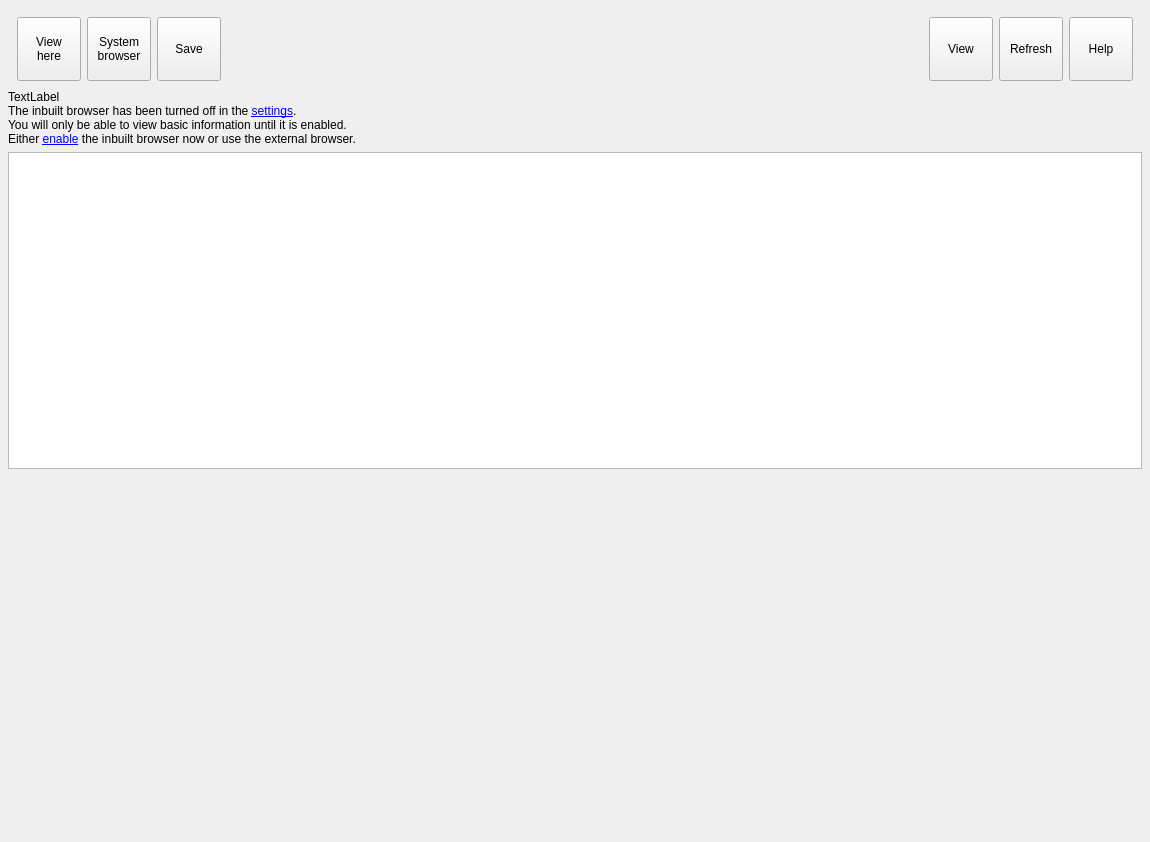
<?xml version="1.0" encoding="UTF-8"?>
<ui version="4.0">
 <class>Dialog</class>
 <widget class="QDialog" name="Dialog">
  <property name="geometry">
   <rect>
    <x>0</x>
    <y>0</y>
    <width>1150</width>
    <height>842</height>
   </rect>
  </property>
  <property name="windowTitle">
   <string>Dialog</string>
  </property>
  <layout class="QVBoxLayout" name="verticalLayout">
   <property name="spacing">
    <number>0</number>
   </property>
   <property name="leftMargin">
    <number>8</number>
   </property>
   <property name="topMargin">
    <number>8</number>
   </property>
   <property name="rightMargin">
    <number>8</number>
   </property>
   <property name="bottomMargin">
    <number>8</number>
   </property>
   <item>
    <widget class="QFrame" name="FRA_TOOLBAR">
     <layout class="QHBoxLayout" name="horizontalLayout">
      <item>
       <widget class="QToolButton" name="BTN_BROWSE_HERE">
        <property name="minimumSize">
         <size>
          <width>64</width>
          <height>64</height>
         </size>
        </property>
        <property name="maximumSize">
         <size>
          <width>64</width>
          <height>64</height>
         </size>
        </property>
        <property name="text">
         <string>View
here</string>
        </property>
        <property name="icon">
         <iconset resource="../resources/resources.qrc">
          <normaloff>:/groot/internal.svg</normaloff>:/groot/internal.svg</iconset>
        </property>
        <property name="iconSize">
         <size>
          <width>32</width>
          <height>32</height>
         </size>
        </property>
        <property name="toolButtonStyle">
         <enum>Qt::ToolButtonTextUnderIcon</enum>
        </property>
       </widget>
      </item>
      <item>
       <widget class="QToolButton" name="BTN_SYSTEM_BROWSER">
        <property name="minimumSize">
         <size>
          <width>64</width>
          <height>64</height>
         </size>
        </property>
        <property name="maximumSize">
         <size>
          <width>64</width>
          <height>64</height>
         </size>
        </property>
        <property name="text">
         <string>System
browser</string>
        </property>
        <property name="icon">
         <iconset resource="../resources/resources.qrc">
          <normaloff>:/groot/external.svg</normaloff>:/groot/external.svg</iconset>
        </property>
        <property name="iconSize">
         <size>
          <width>32</width>
          <height>32</height>
         </size>
        </property>
        <property name="toolButtonStyle">
         <enum>Qt::ToolButtonTextUnderIcon</enum>
        </property>
       </widget>
      </item>
      <item>
       <widget class="QToolButton" name="BTN_SAVE_TO_FILE">
        <property name="minimumSize">
         <size>
          <width>64</width>
          <height>64</height>
         </size>
        </property>
        <property name="maximumSize">
         <size>
          <width>64</width>
          <height>64</height>
         </size>
        </property>
        <property name="text">
         <string>Save</string>
        </property>
        <property name="icon">
         <iconset resource="../resources/resources.qrc">
          <normaloff>:/groot/save.svg</normaloff>:/groot/save.svg</iconset>
        </property>
        <property name="iconSize">
         <size>
          <width>32</width>
          <height>32</height>
         </size>
        </property>
        <property name="toolButtonStyle">
         <enum>Qt::ToolButtonTextUnderIcon</enum>
        </property>
       </widget>
      </item>
      <item>
       <spacer name="horizontalSpacer">
        <property name="orientation">
         <enum>Qt::Horizontal</enum>
        </property>
        <property name="sizeHint" stdset="0">
         <size>
          <width>40</width>
          <height>20</height>
         </size>
        </property>
       </spacer>
      </item>
      <item>
       <widget class="QToolButton" name="BTN_VIEW_ELSEWHERE">
        <property name="minimumSize">
         <size>
          <width>64</width>
          <height>64</height>
         </size>
        </property>
        <property name="maximumSize">
         <size>
          <width>64</width>
          <height>64</height>
         </size>
        </property>
        <property name="text">
         <string>View</string>
        </property>
        <property name="icon">
         <iconset resource="../resources/resources.qrc">
          <normaloff>:/groot/view.svg</normaloff>:/groot/view.svg</iconset>
        </property>
        <property name="iconSize">
         <size>
          <width>32</width>
          <height>32</height>
         </size>
        </property>
        <property name="toolButtonStyle">
         <enum>Qt::ToolButtonTextUnderIcon</enum>
        </property>
       </widget>
      </item>
      <item>
       <widget class="QToolButton" name="BTN_REFRESH">
        <property name="sizePolicy">
         <sizepolicy hsizetype="Fixed" vsizetype="Preferred">
          <horstretch>0</horstretch>
          <verstretch>0</verstretch>
         </sizepolicy>
        </property>
        <property name="minimumSize">
         <size>
          <width>64</width>
          <height>64</height>
         </size>
        </property>
        <property name="maximumSize">
         <size>
          <width>64</width>
          <height>64</height>
         </size>
        </property>
        <property name="text">
         <string>Refresh</string>
        </property>
        <property name="icon">
         <iconset resource="../resources/resources.qrc">
          <normaloff>:/groot/refresh.svg</normaloff>:/groot/refresh.svg</iconset>
        </property>
        <property name="iconSize">
         <size>
          <width>32</width>
          <height>32</height>
         </size>
        </property>
        <property name="toolButtonStyle">
         <enum>Qt::ToolButtonTextUnderIcon</enum>
        </property>
       </widget>
      </item>
      <item>
       <widget class="QToolButton" name="BTN_HELP">
        <property name="sizePolicy">
         <sizepolicy hsizetype="Fixed" vsizetype="Preferred">
          <horstretch>0</horstretch>
          <verstretch>0</verstretch>
         </sizepolicy>
        </property>
        <property name="minimumSize">
         <size>
          <width>64</width>
          <height>64</height>
         </size>
        </property>
        <property name="maximumSize">
         <size>
          <width>64</width>
          <height>64</height>
         </size>
        </property>
        <property name="text">
         <string>Help</string>
        </property>
        <property name="icon">
         <iconset resource="../resources/resources.qrc">
          <normaloff>:/groot/help.svg</normaloff>:/groot/help.svg</iconset>
        </property>
        <property name="iconSize">
         <size>
          <width>32</width>
          <height>32</height>
         </size>
        </property>
        <property name="toolButtonStyle">
         <enum>Qt::ToolButtonTextUnderIcon</enum>
        </property>
       </widget>
      </item>
     </layout>
    </widget>
   </item>
   <item>
    <widget class="QLabel" name="LBL_TITLE">
     <property name="text">
      <string>TextLabel</string>
     </property>
     <property name="style" stdset="0">
      <string>title</string>
     </property>
    </widget>
   </item>
   <item>
    <widget class="QWidget" name="WIDGET_OTHER" native="true">
     <property name="sizePolicy">
      <sizepolicy hsizetype="Preferred" vsizetype="Expanding">
       <horstretch>0</horstretch>
       <verstretch>0</verstretch>
      </sizepolicy>
     </property>
     <layout class="QGridLayout" name="gridLayout">
      <property name="leftMargin">
       <number>0</number>
      </property>
      <property name="topMargin">
       <number>0</number>
      </property>
      <property name="rightMargin">
       <number>0</number>
      </property>
      <property name="bottomMargin">
       <number>0</number>
      </property>
      <property name="horizontalSpacing">
       <number>0</number>
      </property>
      <item row="1" column="0">
       <widget class="QTextBrowser" name="TXT_BROWSER"/>
      </item>
      <item row="0" column="0">
       <widget class="QLabel" name="LBL_BROWSER_WARNING">
        <property name="text">
         <string>&lt;p&gt;The inbuilt browser has been turned off in the &lt;a href=&quot;action:view_options&quot;&gt;settings&lt;/a&gt;.&lt;br/&gt;
You will only be able to view basic information until it is enabled.&lt;br/&gt;
Either &lt;a href=&quot;action:enable_inbuilt_browser&quot;&gt;enable&lt;/a&gt; the inbuilt browser now or use the external browser.&lt;/p&gt;</string>
        </property>
        <property name="style" stdset="0">
         <string>warning_no_icon</string>
        </property>
       </widget>
      </item>
     </layout>
    </widget>
   </item>
   <item>
    <widget class="QWidget" name="WIDGET_MAIN" native="true">
     <property name="sizePolicy">
      <sizepolicy hsizetype="Preferred" vsizetype="Expanding">
       <horstretch>0</horstretch>
       <verstretch>0</verstretch>
      </sizepolicy>
     </property>
    </widget>
   </item>
  </layout>
 </widget>
 <resources>
  <include location="../resources/resources.qrc"/>
  <include location="../../../../intermake/intermake_qt/forms/designer/resource_files/resources.qrc"/>
 </resources>
 <connections/>
</ui>
